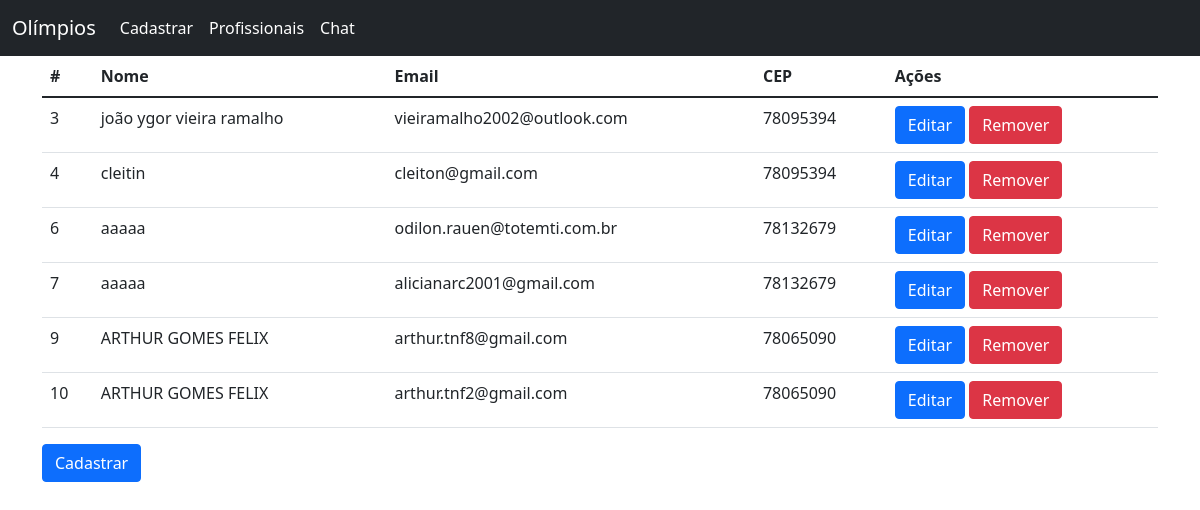
The app's page /web/listar_diaristas with its own data.
### web/models.py (models this page shows)
class Diarista(models.Model):
    nome_completo = models.CharField(max_length=100, null=False, blank=False)
    cpf = models.CharField(max_length=11, null=False, blank=False, unique=True)
    email = models.EmailField(null=False, blank=False, unique=True)
    formaçao = models.CharField(max_length=30, null=False, blank=True)
    telefone = models.CharField(max_length=11, null=False, blank=False)
    logradouro = models.CharField(max_length=60, null=False, blank=False)
    numero = models.IntegerField(null=False, blank=False)
    bairro = models.CharField(max_length=30, null=False, blank=False)
    complemento = models.CharField(max_length=100, null=False, blank=False)
    cep = models.CharField(max_length=8, null=False, blank=False)
    estado = models.CharField(max_length=2, null=False, blank=False)
    cidade = models.CharField(max_length=30, null=False, blank=True)
    descriçao = models.CharField(max_length=200, null=False, blank=True)
    codigo_ibge = models.IntegerField(null=False, blank=False)
    foto_usuario = models.ImageField(null=False)

### web/views.py (the view)
# urls.py: path('listar_diaristas', listar_diaristas, name='listar_diaristas'),
def listar_diaristas(request):
    diaristas = Diarista.objects.all()
    return render(request, 'lista_diaristas.html', {'diaristas': diaristas})

### web/templates/lista_diaristas.html
{% extends 'base.html' %}
{% load easy_mask %}
{% block conteudo %}
<table class="table">
  <thead>
    <tr>
      <th>#</th>
      <th>Nome</th>
      <th>Email</th>
      <th>CEP</th>
      <th>Ações</th>
    </tr>
  </thead>
  <tbody>
    {% for diarista in diaristas %}
    <tr>
      <td>{{diarista.id}}</td>
      <td>{{diarista.nome_completo}}</td>
      <td>{{diarista.email}}</td>
      <td>{{diarista.cep | cep}}</td>
      <td>
        <a class="btn btn-primary" href="{% url 'editar_diarista' diarista.id %}">Editar</a>
        <a class="btn btn-danger" href="{% url 'remover_diarista' diarista.id %}">Remover</a>
      </td>
    </tr>
    {% endfor %}
  </tbody>
</table>
<a href="{% url 'cadastrar_diarista' %}" class="btn btn-primary">Cadastrar</a>
{% endblock conteudo %}

### web/templates/base.html (shortened to what this page needs)
<!DOCTYPE html>
<html lang="en">
  <head>
    <link
      href="https://cdn.jsdelivr.net/npm/bootstrap@5.1.3/dist/css/bootstrap.min.css"
      rel="stylesheet"
    />
  </head>
  <body>
    <nav class="navbar navbar-expand-lg navbar-dark bg-dark">
      <div class="container-fluid">
        <span class="navbar-brand mb-0 h1">Olímpios</span>
        <div class="collapse navbar-collapse" id="navbarNav">
          <ul class="navbar-nav">
            <li class="nav-item">
              <a
                class="nav-link active"
                aria-current="page"
                href="{% url 'cadastrar_diarista' %}"
                >Cadastrar</a
              >
            </li>
            <li class="nav-item">
              <a
                class="nav-link active"
                aria-current="page"
                href="{% url 'listar_diaristas' %}"
                >Profissionais</a
              >
            </li>
            <li class="nav-item">
              <a
                class="nav-link active"
                aria-current="page"
                href="{% url 'home'%}"
                >Chat</a
              >
            </li>
          </ul>
        </div>
      </div>
    </nav>
    <main role="main" class="container">
      {% block conteudo %} {% endblock conteudo %}
    </main>
  </body>
</html>

### records on screen
Diarista: id "3", nome_completo "joão ygor vieira ramalho", email "vieiramalho2002@outlook.com", cep|cep "78095394"
Diarista: id "4", nome_completo "cleitin", email "cleiton@gmail.com", cep|cep "78095394"
Diarista: id "6", nome_completo "aaaaa", email "odilon.rauen@totemti.com.br", cep|cep "78132679"
Diarista: id "7", nome_completo "aaaaa", email "alicianarc2001@gmail.com", cep|cep "78132679"
Diarista: id "9", nome_completo "ARTHUR GOMES FELIX", email "arthur.tnf8@gmail.com", cep|cep "78065090"
Diarista: id "10", nome_completo "ARTHUR GOMES FELIX", email "arthur.tnf2@gmail.com", cep|cep "78065090"
